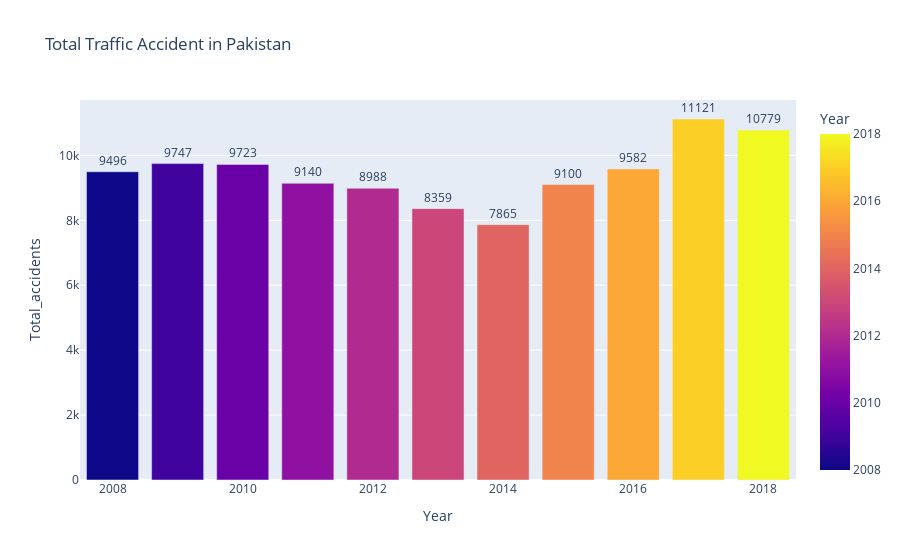

Notebook code for this chart:
### Code cell
sel=dataset[{'Year','Total_accidents'}].loc[(dataset.Place=='Pakistan')]
graph=px.bar(sel,x='Year',y='Total_accidents',color='Year',text='Total_accidents',title='Total Traffic Accident in Pakistan')
graph.update_traces(texttemplate='%{text}',textposition='outside')
graph.show()

### Figure 1 — Plotly figure (JSON) as saved in the notebook; plotly's stock layout.template omitted (floating-point values rounded to 4 significant figures)
{"data": [{"alignmentgroup": "True", "hovertemplate": "Year=%{marker.color}<br>Total_accidents=%{text}<extra></extra>", "legendgroup": "", "marker": {"color": [2008, 2009, 2010, 2011, 2012, 2013, 2014, 2015, 2016, 2017, 2018], "coloraxis": "coloraxis", "pattern": {"shape": ""}}, "name": "", "offsetgroup": "", "orientation": "v", "showlegend": false, "text": [9496, 9747, 9723, 9140, 8988, 8359, 7865, 9100, 9582, 11121, 10779], "textposition": "outside", "texttemplate": "%{text}", "type": "bar", "x": [2008, 2009, 2010, 2011, 2012, 2013, 2014, 2015, 2016, 2017, 2018], "xaxis": "x", "y": [9496, 9747, 9723, 9140, 8988, 8359, 7865, 9100, 9582, 11121, 10779], "yaxis": "y"}], "layout": {"barmode": "relative", "coloraxis": {"colorbar": {"title": {"text": "Year"}}, "colorscale": [[0, "#0d0887"], [0.1111, "#46039f"], [0.2222, "#7201a8"], [0.3333, "#9c179e"], [0.4444, "#bd3786"], [0.5556, "#d8576b"], [0.6667, "#ed7953"], [0.7778, "#fb9f3a"], [0.8889, "#fdca26"], [1, "#f0f921"]]}, "legend": {"tracegroupgap": 0}, "title": {"text": "Total Traffic Accident in Pakistan"}, "xaxis": {"anchor": "y", "domain": [0, 1], "title": {"text": "Year"}}, "yaxis": {"anchor": "x", "domain": [0, 1], "title": {"text": "Total_accidents"}}}}
